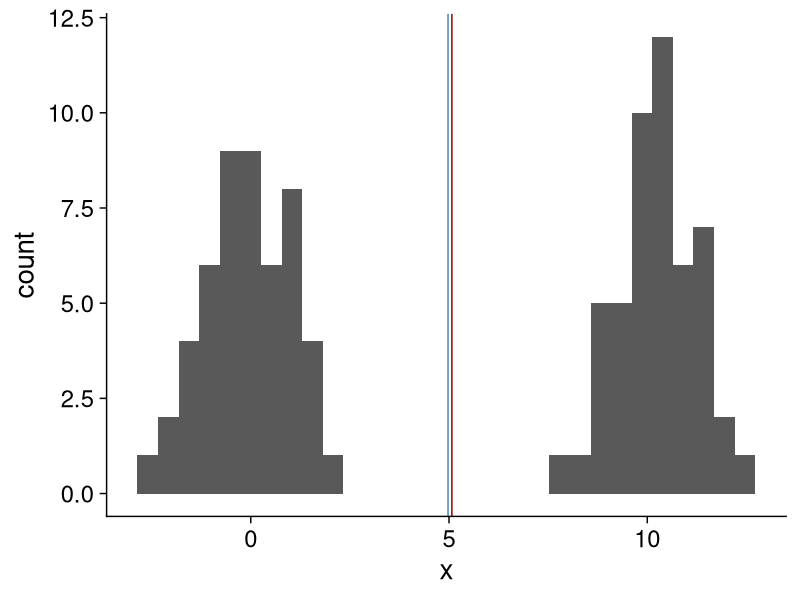
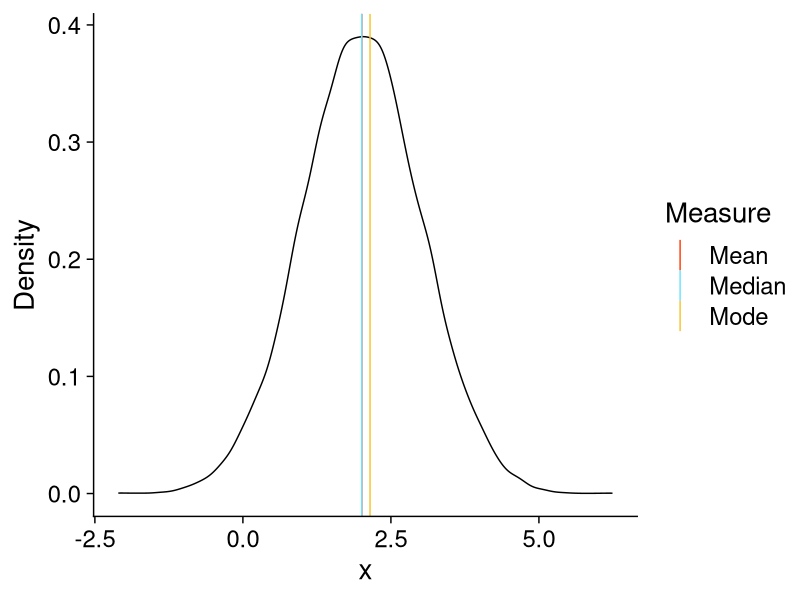
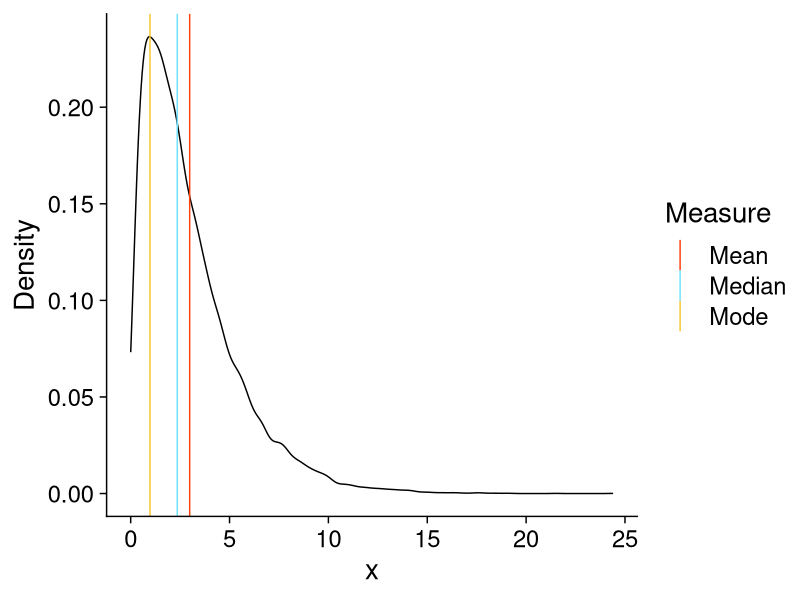
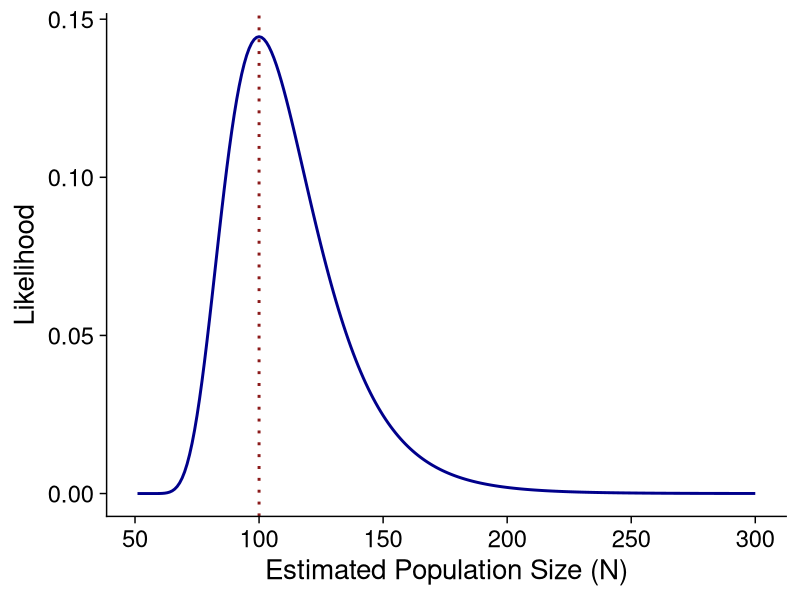

These figures' R source, in order:
## ---- chunk 1
#| label: setup
#| message: false
#| warning: false

library(tidyverse)
library(cowplot)

theme_set(theme_cowplot(font_size = 20))

## ---- chunk 2
#| echo: true

bmd <- tibble(x = c(rnorm(50, 0, 1), rnorm(50, 10, 1)))

mean(bmd$x)
median(bmd$x)
## ---- chunk 3
#| fig-alt: "Histogram of bimodal data."

bmd |> ggplot(aes(x)) + geom_histogram(bins = 30) +
  geom_vline(xintercept = mean(bmd$x), color = "darkred") +
  geom_vline(xintercept = median(bmd$x), color = "steelblue")

## ---- chunk 4
#| echo: true

stat_mode <- function(x) {
  dd <- density(x)
  return(dd$x[which.max(dd$y)])
}
## ---- chunk 5
#| fig-alt: "Density plot of normally distributed data with lines marking the mean, median, and mode."

set.seed(4638282)
normal <- tibble(x = rnorm(20000, mean = 2, sd = 1))

ss <- normal |> 
  summarize(Mean = mean(x),
            Median = median(x),
            Mode = stat_mode(round(x, 1))) |> 
  pivot_longer(cols = everything(), names_to = "Measure")

ggplot() +
  geom_density(data = normal, aes(x)) +
  geom_vline(data = ss, aes(xintercept = value, color = Measure)) +
  labs(y = "Density") +
  ggsci::scale_color_tron()
## ---- chunk 6
#| fig-alt: "Density plot of right-skewed data with lines marking the mean, median, and mode."

set.seed(9457)
lnorm <- tibble(x = rchisq(20000, df = 3))

ss <- lnorm |> 
  summarize(Mean = mean(x),
            Median = median(x),
            Mode = stat_mode(round(x, 1))) |> 
  pivot_longer(cols = everything(), names_to = "Measure")

ggplot() +
  geom_density(data = lnorm, aes(x)) +
  geom_vline(data = ss, aes(xintercept = value, color = Measure)) +
  labs(y = "Density") +
  ggsci::scale_color_tron()

## ---- chunk 7
#| echo: true

log_lik <- function(theta, heads, flips) {
  dbinom(heads, flips, prob = theta, log = TRUE)
}

log_lik(0.5, 5, 20)
dbinom(5, 20, prob = 0.5, log = TRUE)
## ---- chunk 8
#| echo: true

optim(par = 0.5,
      fn = log_lik,
      heads = 5,
      flips = 20,
      method = "Brent",
      lower = 0, upper = 1,
      control = list(fnscale = -1))
## ---- chunk 9
#| echo: true
40/87
dbinom(40, 87, prob  = 40/87, log = TRUE)
optim(par = 0.5,
      fn = log_lik,
      heads = 40,
      flips = 87,
      method = "Brent",
      lower = 0, upper = 1,
      control = list(fnscale = -1))
## ---- chunk 10
#| echo: true

M <- 50 # n 1st capture
n <- 30 # n 2nd capture
x <- 15 # n Recaptured
## ---- chunk 11
#| echo: true

NLL <- function(N) {
  p <- M / N  # Probability of capturing a marked individual
  return(-dbinom(x, n, p, log = TRUE))
}

## ---- chunk 12
#| echo: true

N_ML_est <- optim(par = M + n,
               fn = NLL,
               method = "Brent",
               lower = M + 1,
               upper = 1000)
(N_est <- N_ML_est$par)
## ---- chunk 13
#| echo: true
#| output-location: slide
#| fig-alt: "Line plot showing the log-likelihood optimization of expected population size."

Pred <- tibble(N = seq(M + 1, 300, by = 1),
               log_Lik = sapply(N, function(N) exp(-NLL(N))))

ggplot(Pred,
       aes(x = N, y = log_Lik)) +
  geom_line(color = "darkblue", linewidth = 1) +
  geom_vline(xintercept = N_est, color = "firebrick4", linetype = "dotted",
             linewidth = 1) +
  scale_x_continuous(breaks = seq(50, 300, by = 50)) +
  labs(x = "Estimated Population Size (N)",
       y = "Likelihood")
